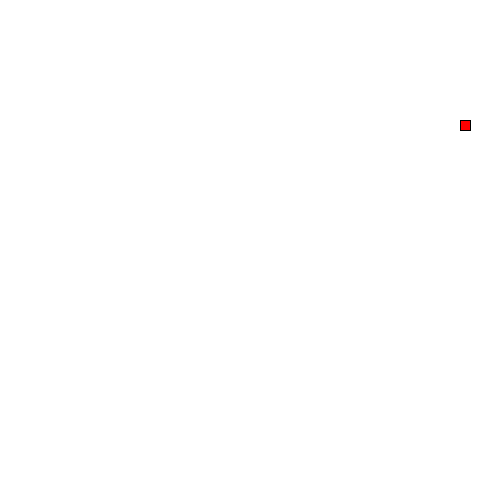
Frame 1 (no input)
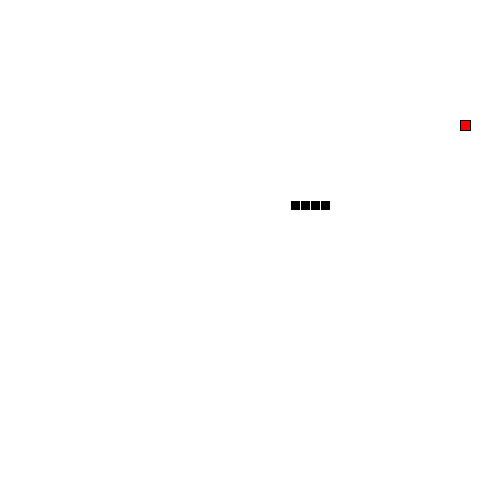
Frame 60 (the mouse pressed at the canvas centre just before this capture)
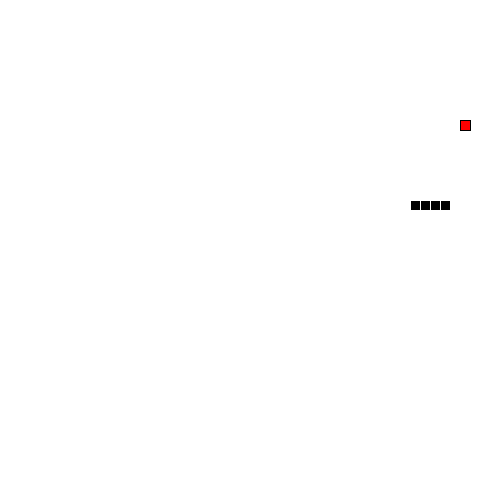
Frame 120 (the mouse held since frame 60 and released just before this capture)

The Processing sketch that drew these frames (run headless with seeded random() and noise(); from frame 60 on, the mouse is pressed at the canvas centre):

// Processing sketch: HW3
// ── HW3.pde
int angle=0;
int time=0;
//int random_color = int(random(256));
boolean redo=true;
boolean stopgame=false;
Snake snake; //class object created 
//int stage;

void setup()
{
  snake = new Snake(); //New object initisalise (prevent nullpointerexception)
  snake.restart();
  size(500,500); 
  textAlign(CENTER);
  //stage = 1;
}

void draw() //draw snake while game is not stopped. 
{
  if (stopgame)          
  {} 
  else
  {
  time+=1;
  fill(255,0,0);
  stroke(0);
  rect(snake.targetx,snake.targety,10,10);
  
  if ((time % 5)==0) // control the speed of the snake moving.
  {
    snake.eatfood();
    snake.display();
    snake.dead();              
  }
  }
}

void keyPressed(){ //According to head x and y to determind the movement
  if (key == CODED)
  {
    if (keyCode == UP && angle!=270 && (snake.snake_heady[1]-10)!=snake.snake_heady[2])
    {
      angle=90;
    }
    if (keyCode == DOWN && angle!=90 && (snake.snake_heady[1]+10)!=snake.snake_heady[2])
    {
      angle=270;
    }
    if (keyCode == LEFT && angle!=0 && (snake.snake_headx[1]-10)!=snake.snake_headx[2]){
      angle=180;
    }
    if (keyCode == RIGHT && angle!=180 && (snake.snake_headx[1]+10)!=snake.snake_headx[2]){
      angle=0;
    }
    if (keyCode == SHIFT)
    {
      snake.restart();
    }
  }
}

// ── snake.pde
class Snake{
  int targetx;
  int targety;
  int[] snake_headx;
  int[] snake_heady;
  int snakesize;
  
  Snake(){
    targetx=(round(random(47))+1)*10;
    targety=(round(random(47))+1)*10;
    snake_headx= new int[5000]; // It declares a pointer to a dynamic array of type int and size n
    snake_heady= new int[5000];
    snakesize=5; // start point of snake size.
  }
  
  void eatfood(){
    for(int i=snakesize;i>0;i--){
      if (i!=1){
        snake_headx[i]=snake_headx[i-1];
        snake_heady[i]=snake_heady[i-1];
    }
      else{
        switch(angle){
          case 0:
          snake.snake_headx[1]+=10;
          break;
          case 90:
          snake.snake_heady[1]-=10;
          break;
          case 180:
          snake.snake_headx[1]-=10;
          break;
          case 270:
          snake.snake_heady[1]+=10;
          break;
      }
    }
  }  
}
  void display(){
  if (snake_headx[1]==targetx && snake_heady[1]==targety)
  {
    snakesize+=round(random(3)+1);
    redo=true;
    while(redo)
    {
      targetx=(round(random(47))+1)*10;
      targety=(round(random(47))+1)*10;
      for(int i=1;i<snakesize;i++)
      {     
        if (targetx==snake_headx[i] && targety==snake_heady[i])
        {
          redo=true;
        }
        else
        {
          redo=false;
          i=1000;
        }
      }
    }
  }
  stroke(255,255,255);
  fill(0);
  rect(snake_headx[1],snake_heady[1],10,10);
  fill(255);
  rect(snake_headx[snakesize],snake_heady[snakesize],10,10);
}


  void dead(){
  for(int i=2;i<=snakesize;i++)
  {
    if (snake_headx[1]==snake_headx[i] && snake_heady[1]==snake_heady[i])
    {
      fill(255);
      rect(125,125,160,100);
      fill(0);
      text("GAME OVER",200,100);
      text("Score:  "+str(snakesize-1)+" apples eaten",200,175);
      text("Press SHIFT to RESTART",200,200);
      stopgame=true;
    }
    if (snake_headx[1]>=(width) || snake_heady[1]>=(height) || snake_headx[1]<=0 || snake_heady[1]<=0)
    {
      fill(255);
      rect(125,125,160,100);
      fill(0);
      text("GAME OVER",200,100);
      text("Score:  "+str(snakesize-1)+" apples eaten",200,175);
      text("Press SHIFT to RESTART",200,200);
      stopgame=true;
    }
  }
}

  void restart(){
    background(255);
    snake_headx[1]=200;
    snake_heady[1]=200;
    for(int i=2;i<1000;i++){
      snake_headx[i]=0;
      snake_heady[i]=0;
    }
    stopgame=false;
    targetx=(round(random(47))+1)*10;
    targety=(round(random(47))+1)*10;
    snakesize=5;
    time=0;
    angle=0;
    redo=true;
  }
}
